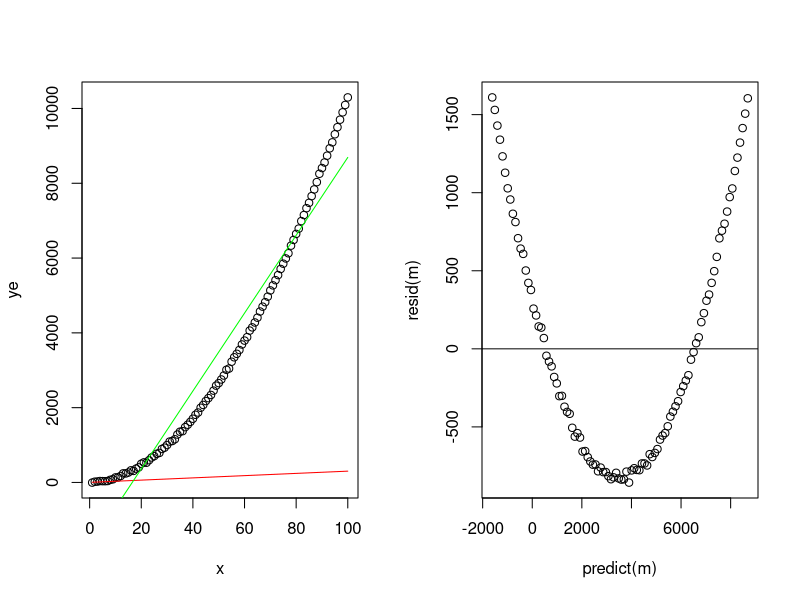
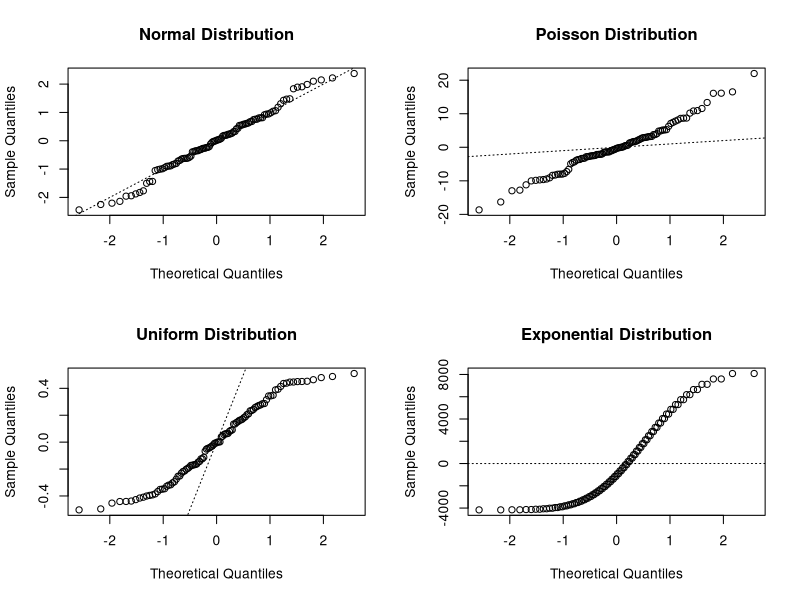

The R script that drew these images, in order:
####### Linear Regression with "Ordinary least squares" method.  #######

#Generate data with linear function y = ax + b
x <- 1:100
y <- 3*x + 2
ye <- y + rnorm(100, 1 * x^2, 20)

#Generate matrix X. 
#Y_hat = beta_0 + beta_1*X_1 + ... + beta_p * X_p
#In this case: X_1 = x
X <- cbind(1, x)

#Solve betahat. Equal to: solve(t(x) %*% X) %*% t(x) %*% y
betahat_X <- solve( crossprod(X) ) %*% crossprod(X, ye)
betahat_X

#Compute linear Regression
y_X <- betahat_X[2]*x + betahat_X[1]


par(mfrow=c(1,2))
plot(x, ye)
lines(x, y, col = "red")
lines(x, y_X, col = "green")

m = lm(ye ~ x)
plot(resid(m) ~ predict(m))
abline(h=0)





par(mfrow=c(2,2))
x <- 1:100
y <- rnorm(100, mean=5 * x)
m <- lm(y ~ x)
qqnorm(resid(m), main = "Normal Distribution")
abline(a=0, b=1, lty="dotted")


x <- 1:100
y <- rpois(100, lambda=x)
m <- lm(y ~ x)
qqnorm(resid(m), main = "Poisson Distribution")
abline(a=0, b=1, lty="dotted")


x <- 1:100
y <- runif(100)
m <- lm(y ~ x)
qqnorm(resid(m), main = "Uniform Distribution")
abline(a=0, b=1, lty="dotted")

x <- 1:100
y <- rnorm(100, mean=5 * x^2)
m <- lm(y ~ x)
qqnorm(resid(m), main = "Exponential Distribution")
abline(a=0, b=1, lty="dotted")

